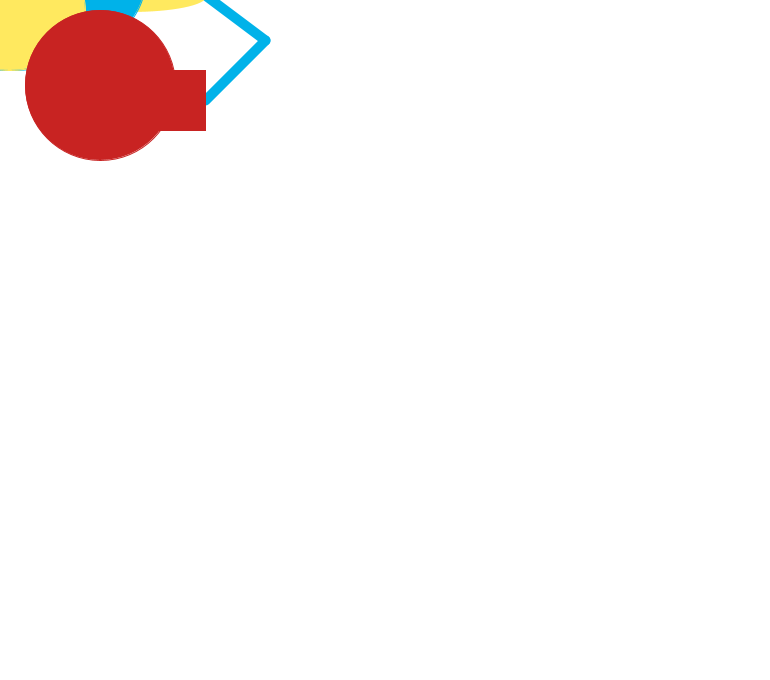
Frame 1 (no input)
Frame 60 (the mouse pressed at the canvas centre just before this capture): identical to frame 1, image omitted
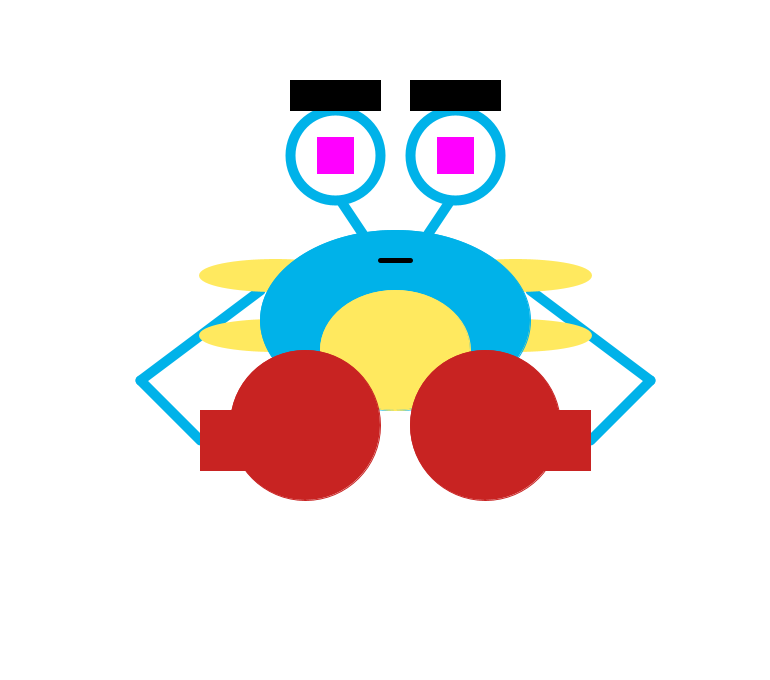
Frame 120 (the mouse held since frame 60 and released just before this capture)

The Processing sketch that drew these frames (run headless with seeded random() and noise(); from frame 60 on, the mouse is pressed at the canvas centre):

// Processing sketch: processing_70634
// ── processing_70634.pde

void setup(){
  size(770,680);
}

void draw(){
  background(255);
  smooth(); 
  rectMode(CORNERS); 
  ellipseMode(CORNERS); 
  
  //draw arms
  strokeWeight(10); 
  stroke(0,178,233); 
  line((pmouseX+150)-275,(pmouseY+240)-290,(pmouseX+30)-275,(pmouseY+330)-290);
  line((pmouseX+30)-275,(pmouseY+330)-290,(pmouseX+90)-275,(pmouseY+390)-290);
  line((pmouseX+420)-275,(pmouseY+240)-290,(pmouseX+540)-275,(pmouseY+330)-290);
  line((pmouseX+540)-275,(pmouseY+330)-290,(pmouseX+480)-275,(pmouseY+390)-290);
  
  //draw eye holder stems
  strokeWeight(10);
  stroke(0,178,233);
  line((mouseX+210)-275,(mouseY+120)-290,(mouseX+270)-275,(mouseY+210)-290);
  line((mouseX+360)-275,(mouseY+120)-290,(mouseX+300)-275,(mouseY+210)-290);
  
  //draw frills
  strokeWeight(3);
  stroke(255,233,95);
  fill(255,233,95);
  ellipse((mouseX+90)-275,(mouseY+210)-290,(mouseX+240)-275,(mouseY+240)-290); 
  ellipse((mouseX+90)-275,(mouseY+270)-290,(mouseX+240)-275,(mouseY+300)-290);
  ellipse((mouseX+330)-275,(mouseY+210)-290,(mouseX+480)-275,(mouseY+240)-290);
  ellipse((mouseX+330)-275,(mouseY+270)-290,(mouseX+480)-275,(mouseY+300)-290);
  
  //draw eyes
  strokeWeight(10);
  stroke(0,178,233);
  fill(255,255,255);
  ellipse((mouseX+180)-275,(mouseY+60)-290,(mouseX+270)-275,(mouseY+150)-290); 
  ellipse((mouseX+300)-275,(mouseY+60)-290,(mouseX+390)-275,(mouseY+150)-290);
  
  //draw eyebrows
  strokeWeight(1);
  stroke(0,0,0); 
  fill(0,0,0);
  rect((mouseX+180)-275,(mouseY+30)-290,(mouseX+270)-275,(mouseY+60)-290);
  rect((mouseX+300)-275,(mouseY+30)-290,(mouseX+390)-275,(mouseY+60)-290);
  
  //draw body
  strokeWeight(1);
  stroke(0,178,233);
  fill(0,178,233);
  ellipse((mouseX+150)-275,(mouseY+180)-290,(mouseX+420)-275,(mouseY+360)-290);
  
  //draw pupils
  strokeWeight(7);
  stroke(mouseX,0,mouseY);
  fill(mouseX+50,0,mouseY+50);
  /*stroke(0,103,56);
  fill(127,195,87);
  */
  rect((mouseX+210)-275,(mouseY+90)-290,(mouseX+240)-275,(mouseY+120)-290);
  rect((mouseX+330)-275,(mouseY+90)-290,(mouseX+360)-275,(mouseY+120)-290);
  
  //draw tummy
  strokeWeight(1);
  stroke(255,233,95);
  fill (255,233,95);
  ellipse((mouseX+210)-275,(mouseY+240)-290,(mouseX+360)-275,(mouseY+360)-290); 
  
  //draw mouth
  strokeWeight(5);
  stroke(0,0,0);
  line((pmouseX+270)-275,(pmouseY+210)-290,(pmouseX+300)-275,(pmouseY+210)-290);
  
  //draw punching bags
  strokeWeight(1);
  stroke(200,35,34);
  fill(200,35,34);
  rect((pmouseX+90)-275,(pmouseY+360)-290,(pmouseX+150)-275,(pmouseY+420)-290);
  rect((pmouseX+420)-275,(pmouseY+360)-290,(pmouseX+480)-275,(pmouseY+420)-290);
  ellipse((pmouseX+120)-275,(pmouseY+300)-290,(pmouseX+270)-275,(pmouseY+450)-290);
  ellipse((pmouseX+300)-275,(pmouseY+300)-290,(pmouseX+450)-275,(pmouseY+450)-290); 
  
/*
stroke(128);
int i;
for(i=0;i<1000;i+=30) {
  line(i,0,i,1000);
  line(0,i,1000,i);
}
*/

}

void mousePressed(){
  println("go for the gold!");
}
